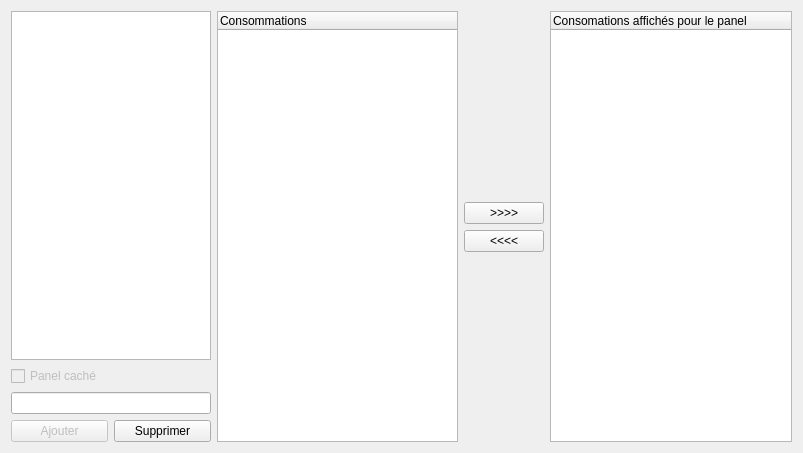
<?xml version="1.0" encoding="UTF-8"?>
<ui version="4.0">
 <class>PanelAdmin</class>
 <widget class="QDialog" name="PanelAdmin">
  <property name="geometry">
   <rect>
    <x>0</x>
    <y>0</y>
    <width>803</width>
    <height>453</height>
   </rect>
  </property>
  <property name="windowTitle">
   <string>Gestion panels</string>
  </property>
  <property name="whatsThis">
   <string/>
  </property>
  <layout class="QGridLayout" name="gridLayout">
   <item row="3" column="0">
    <widget class="QWidget" name="button_container" native="true">
     <property name="minimumSize">
      <size>
       <width>200</width>
       <height>0</height>
      </size>
     </property>
     <property name="maximumSize">
      <size>
       <width>200</width>
       <height>16777215</height>
      </size>
     </property>
     <layout class="QHBoxLayout" name="horizontalLayout">
      <property name="leftMargin">
       <number>0</number>
      </property>
      <property name="topMargin">
       <number>0</number>
      </property>
      <property name="rightMargin">
       <number>0</number>
      </property>
      <property name="bottomMargin">
       <number>0</number>
      </property>
      <item>
       <widget class="QPushButton" name="add_button">
        <property name="enabled">
         <bool>false</bool>
        </property>
        <property name="text">
         <string>Ajouter</string>
        </property>
       </widget>
      </item>
      <item>
       <widget class="QPushButton" name="delete_button">
        <property name="text">
         <string>Supprimer</string>
        </property>
       </widget>
      </item>
     </layout>
    </widget>
   </item>
   <item row="0" column="1" rowspan="4">
    <widget class="GlobalConsumptionList" name="product_list">
     <property name="showDropIndicator" stdset="0">
      <bool>true</bool>
     </property>
     <property name="dragEnabled">
      <bool>true</bool>
     </property>
     <property name="dragDropOverwriteMode">
      <bool>false</bool>
     </property>
     <property name="dragDropMode">
      <enum>QAbstractItemView::NoDragDrop</enum>
     </property>
     <property name="defaultDropAction">
      <enum>Qt::IgnoreAction</enum>
     </property>
     <property name="selectionMode">
      <enum>QAbstractItemView::ExtendedSelection</enum>
     </property>
     <property name="animated">
      <bool>false</bool>
     </property>
     <property name="allColumnsShowFocus">
      <bool>false</bool>
     </property>
     <column>
      <property name="text">
       <string>Consommations</string>
      </property>
     </column>
    </widget>
   </item>
   <item row="2" column="0">
    <widget class="Input" name="name_input">
     <property name="minimumSize">
      <size>
       <width>200</width>
       <height>0</height>
      </size>
     </property>
     <property name="maximumSize">
      <size>
       <width>200</width>
       <height>16777215</height>
      </size>
     </property>
    </widget>
   </item>
   <item row="0" column="2" rowspan="4">
    <layout class="QVBoxLayout" name="switch_container">
     <item>
      <spacer name="top_spacer">
       <property name="orientation">
        <enum>Qt::Vertical</enum>
       </property>
       <property name="sizeHint" stdset="0">
        <size>
         <width>20</width>
         <height>40</height>
        </size>
       </property>
      </spacer>
     </item>
     <item>
      <widget class="QPushButton" name="move_right">
       <property name="text">
        <string>&gt;&gt;&gt;&gt;</string>
       </property>
      </widget>
     </item>
     <item>
      <widget class="QPushButton" name="move_left">
       <property name="text">
        <string>&lt;&lt;&lt;&lt;</string>
       </property>
      </widget>
     </item>
     <item>
      <spacer name="bottom_spacer">
       <property name="orientation">
        <enum>Qt::Vertical</enum>
       </property>
       <property name="sizeHint" stdset="0">
        <size>
         <width>20</width>
         <height>40</height>
        </size>
       </property>
      </spacer>
     </item>
    </layout>
   </item>
   <item row="0" column="3" rowspan="4">
    <widget class="PanelConsumptionList" name="panel_content">
     <property name="showDropIndicator" stdset="0">
      <bool>true</bool>
     </property>
     <property name="dragEnabled">
      <bool>true</bool>
     </property>
     <property name="dragDropOverwriteMode">
      <bool>false</bool>
     </property>
     <property name="dragDropMode">
      <enum>QAbstractItemView::NoDragDrop</enum>
     </property>
     <property name="defaultDropAction">
      <enum>Qt::IgnoreAction</enum>
     </property>
     <property name="selectionMode">
      <enum>QAbstractItemView::ExtendedSelection</enum>
     </property>
     <column>
      <property name="text">
       <string>Consomations affichés pour le panel</string>
      </property>
     </column>
    </widget>
   </item>
   <item row="0" column="0">
    <widget class="QListWidget" name="panels">
     <property name="sizePolicy">
      <sizepolicy hsizetype="Fixed" vsizetype="Expanding">
       <horstretch>0</horstretch>
       <verstretch>0</verstretch>
      </sizepolicy>
     </property>
     <property name="minimumSize">
      <size>
       <width>200</width>
       <height>0</height>
      </size>
     </property>
     <property name="maximumSize">
      <size>
       <width>200</width>
       <height>16777215</height>
      </size>
     </property>
     <property name="selectionMode">
      <enum>QAbstractItemView::ExtendedSelection</enum>
     </property>
     <property name="sortingEnabled">
      <bool>true</bool>
     </property>
    </widget>
   </item>
   <item row="1" column="0">
    <widget class="QCheckBox" name="hidden">
     <property name="enabled">
      <bool>false</bool>
     </property>
     <property name="text">
      <string>Panel caché</string>
     </property>
    </widget>
   </item>
  </layout>
 </widget>
 <customwidgets>
  <customwidget>
   <class>Input</class>
   <extends>QLineEdit</extends>
   <header>gui.input</header>
  </customwidget>
  <customwidget>
   <class>PanelConsumptionList</class>
   <extends>QTreeWidget</extends>
   <header>gui/panelmanagment</header>
  </customwidget>
  <customwidget>
   <class>GlobalConsumptionList</class>
   <extends>QTreeWidget</extends>
   <header>gui/panelmanagment</header>
  </customwidget>
 </customwidgets>
 <resources/>
 <connections>
  <connection>
   <sender>add_button</sender>
   <signal>clicked()</signal>
   <receiver>PanelAdmin</receiver>
   <slot>accept()</slot>
   <hints>
    <hint type="sourcelabel">
     <x>57</x>
     <y>432</y>
    </hint>
    <hint type="destinationlabel">
     <x>401</x>
     <y>226</y>
    </hint>
   </hints>
  </connection>
  <connection>
   <sender>delete_button</sender>
   <signal>clicked()</signal>
   <receiver>PanelAdmin</receiver>
   <slot>delete()</slot>
   <hints>
    <hint type="sourcelabel">
     <x>160</x>
     <y>432</y>
    </hint>
    <hint type="destinationlabel">
     <x>401</x>
     <y>226</y>
    </hint>
   </hints>
  </connection>
  <connection>
   <sender>panels</sender>
   <signal>itemSelectionChanged()</signal>
   <receiver>PanelAdmin</receiver>
   <slot>on_selection()</slot>
   <hints>
    <hint type="sourcelabel">
     <x>108</x>
     <y>197</y>
    </hint>
    <hint type="destinationlabel">
     <x>401</x>
     <y>226</y>
    </hint>
   </hints>
  </connection>
  <connection>
   <sender>move_right</sender>
   <signal>clicked()</signal>
   <receiver>PanelAdmin</receiver>
   <slot>add_product()</slot>
   <hints>
    <hint type="sourcelabel">
     <x>504</x>
     <y>211</y>
    </hint>
    <hint type="destinationlabel">
     <x>489</x>
     <y>143</y>
    </hint>
   </hints>
  </connection>
  <connection>
   <sender>move_left</sender>
   <signal>clicked()</signal>
   <receiver>PanelAdmin</receiver>
   <slot>delete_product()</slot>
   <hints>
    <hint type="sourcelabel">
     <x>523</x>
     <y>244</y>
    </hint>
    <hint type="destinationlabel">
     <x>518</x>
     <y>283</y>
    </hint>
   </hints>
  </connection>
  <connection>
   <sender>hidden</sender>
   <signal>toggled(bool)</signal>
   <receiver>PanelAdmin</receiver>
   <slot>on_hide(bool)</slot>
   <hints>
    <hint type="sourcelabel">
     <x>108</x>
     <y>375</y>
    </hint>
    <hint type="destinationlabel">
     <x>401</x>
     <y>226</y>
    </hint>
   </hints>
  </connection>
 </connections>
 <slots>
  <slot>delete()</slot>
  <slot>on_selection()</slot>
  <slot>delete_product()</slot>
  <slot>add_product()</slot>
  <slot>on_hide(bool)</slot>
 </slots>
</ui>
